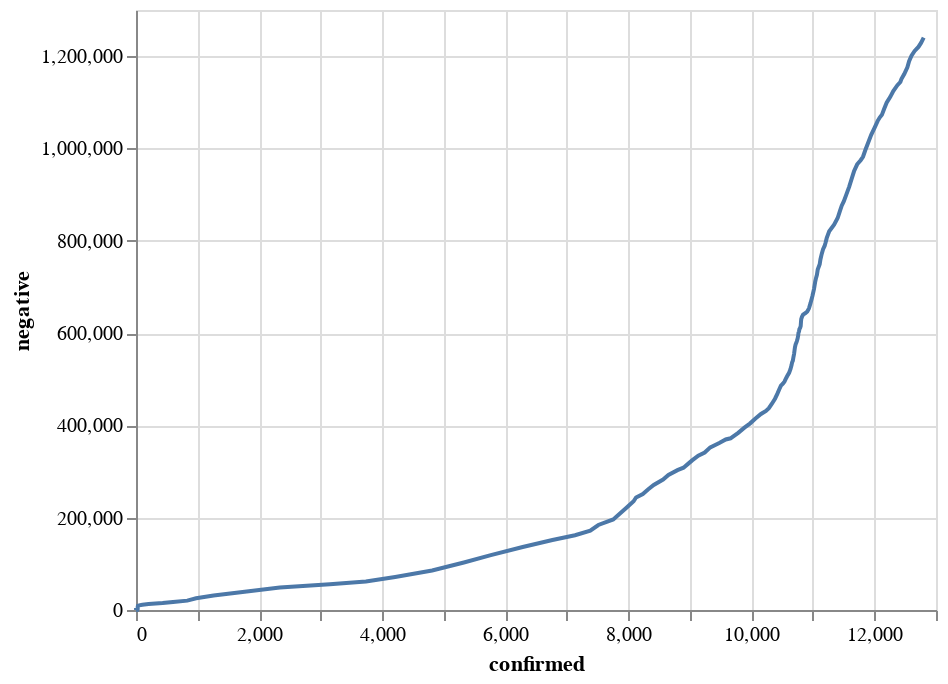

Notebook source saved alongside this figure:
### Code cell
alt.Chart(time).mark_line().encode(
    x = "confirmed",
    y = "negative"
)

### Figure 1 — Vega-Lite specification as saved in the notebook (floating-point values rounded to 4 significant figures; data arrays with more than 128 entries replaced by an {"elided": "..."} marker saying what was removed)
{"config": {"view": {"continuousWidth": 400, "continuousHeight": 300}}, "data": {"name": "data-ec2a92b6b75b42fd04c023d789d8bfaf"}, "mark": "line", "encoding": {"x": {"type": "quantitative", "field": "confirmed"}, "y": {"type": "quantitative", "field": "negative"}}, "$schema": "https://vega.github.io/schema/vega-lite/v4.8.1.json", "datasets": {"data-ec2a92b6b75b42fd04c023d789d8bfaf": {"elided": "163 records"}}}
